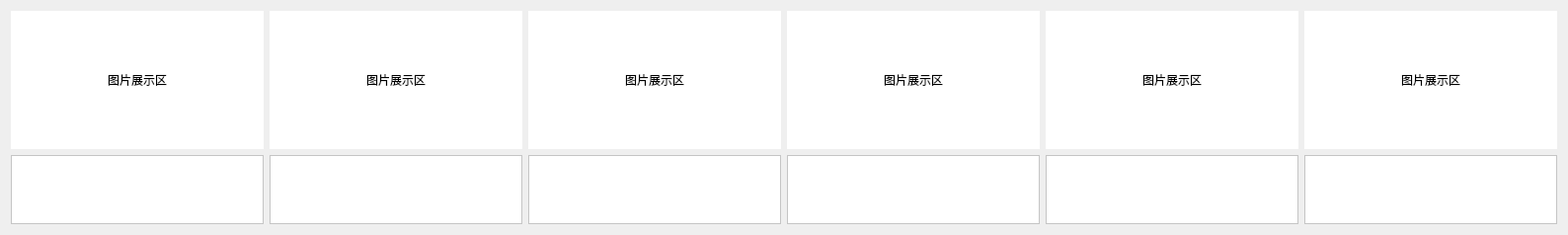
         <widget class="QWidget" name="tab_7">
          <attribute name="title">
           <string>弹窗截图页</string>
          </attribute>
          <layout class="QHBoxLayout" name="horizontalLayout_2">
           <item>
            <layout class="QVBoxLayout" name="verticalLayout_12" stretch="9,1">
             <item>
              <layout class="QVBoxLayout" name="verticalLayout_5">
               <item>
                <widget class="QLabel" name="lock_img">
                 <property name="styleSheet">
                  <string notr="true">background-color: rgb(255, 255, 255);</string>
                 </property>
                 <property name="text">
                  <string>图片展示区</string>
                 </property>
                 <property name="alignment">
                  <set>Qt::AlignCenter</set>
                 </property>
                </widget>
               </item>
              </layout>
             </item>
             <item>
              <widget class="QTextBrowser" name="lock_path">
               <property name="styleSheet">
                <string notr="true">background-color: rgb(255, 255, 255);</string>
               </property>
              </widget>
             </item>
            </layout>
           </item>
           <item>
            <layout class="QVBoxLayout" name="verticalLayout_39" stretch="9,1">
             <item>
              <layout class="QVBoxLayout" name="verticalLayout_38">
               <item>
                <widget class="QLabel" name="unlock_img">
                 <property name="styleSheet">
                  <string notr="true">background-color: rgb(255, 255, 255);</string>
                 </property>
                 <property name="text">
                  <string>图片展示区</string>
                 </property>
                 <property name="alignment">
                  <set>Qt::AlignCenter</set>
                 </property>
                </widget>
               </item>
              </layout>
             </item>
             <item>
              <widget class="QTextBrowser" name="unlock_path">
               <property name="styleSheet">
                <string notr="true">background-color: rgb(255, 255, 255);</string>
               </property>
              </widget>
             </item>
            </layout>
           </item>
           <item>
            <layout class="QVBoxLayout" name="verticalLayout_52" stretch="9,1">
             <item>
              <layout class="QVBoxLayout" name="verticalLayout_53">
               <item>
                <widget class="QLabel" name="charge_img">
                 <property name="styleSheet">
                  <string notr="true">background-color: rgb(255, 255, 255);</string>
                 </property>
                 <property name="text">
                  <string>图片展示区</string>
                 </property>
                 <property name="alignment">
                  <set>Qt::AlignCenter</set>
                 </property>
                </widget>
               </item>
              </layout>
             </item>
             <item>
              <widget class="QTextBrowser" name="charge_path">
               <property name="styleSheet">
                <string notr="true">background-color: rgb(255, 255, 255);</string>
               </property>
              </widget>
             </item>
            </layout>
           </item>
           <item>
            <layout class="QVBoxLayout" name="verticalLayout_54" stretch="9,1">
             <item>
              <layout class="QVBoxLayout" name="verticalLayout_55">
               <item>
                <widget class="QLabel" name="wifi_img">
                 <property name="styleSheet">
                  <string notr="true">background-color: rgb(255, 255, 255);</string>
                 </property>
                 <property name="text">
                  <string>图片展示区</string>
                 </property>
                 <property name="alignment">
                  <set>Qt::AlignCenter</set>
                 </property>
                </widget>
               </item>
              </layout>
             </item>
             <item>
              <widget class="QTextBrowser" name="wifi_path">
               <property name="styleSheet">
                <string notr="true">background-color: rgb(255, 255, 255);</string>
               </property>
              </widget>
             </item>
            </layout>
           </item>
           <item>
            <layout class="QVBoxLayout" name="verticalLayout_40" stretch="9,1">
             <item>
              <layout class="QVBoxLayout" name="verticalLayout_41">
               <item>
                <widget class="QLabel" name="timing_img">
                 <property name="styleSheet">
                  <string notr="true">background-color: rgb(255, 255, 255);</string>
                 </property>
                 <property name="text">
                  <string>图片展示区</string>
                 </property>
                 <property name="alignment">
                  <set>Qt::AlignCenter</set>
                 </property>
                </widget>
               </item>
              </layout>
             </item>
             <item>
              <widget class="QTextBrowser" name="timing_path">
               <property name="styleSheet">
                <string notr="true">background-color: rgb(255, 255, 255);</string>
               </property>
              </widget>
             </item>
            </layout>
           </item>
           <item>
            <layout class="QVBoxLayout" name="verticalLayout_42" stretch="9,1">
             <item>
              <layout class="QVBoxLayout" name="verticalLayout_43">
               <item>
                <widget class="QLabel" name="home_img">
                 <property name="styleSheet">
                  <string notr="true">background-color: rgb(255, 255, 255);</string>
                 </property>
                 <property name="text">
                  <string>图片展示区</string>
                 </property>
                 <property name="alignment">
                  <set>Qt::AlignCenter</set>
                 </property>
                </widget>
               </item>
              </layout>
             </item>
             <item>
              <widget class="QTextBrowser" name="home_path">
               <property name="styleSheet">
                <string notr="true">background-color: rgb(255, 255, 255);</string>
               </property>
              </widget>
             </item>
            </layout>
           </item>
          </layout>
         </widget>
